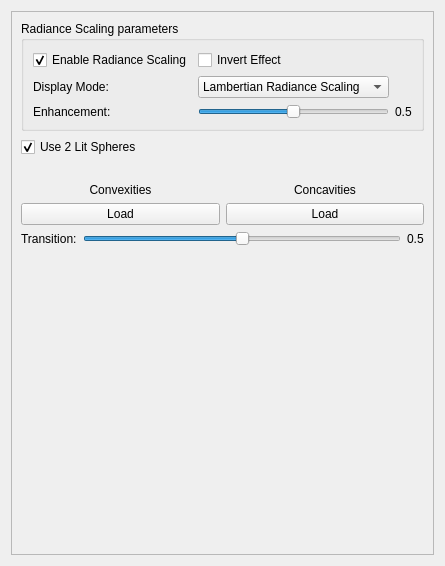
<ui version="4.0" >
 <class>ShaderDialogClass</class>
 <widget class="QWidget" name="ShaderDialogClass" >
  <property name="geometry" >
   <rect>
    <x>0</x>
    <y>0</y>
    <width>381</width>
    <height>566</height>
   </rect>
  </property>
  <property name="windowTitle" >
   <string>Form</string>
  </property>
  <layout class="QVBoxLayout" name="verticalLayout_2" >
   <item>
    <widget class="QFrame" name="frame" >
     <property name="frameShape" >
      <enum>QFrame::StyledPanel</enum>
     </property>
     <property name="frameShadow" >
      <enum>QFrame::Raised</enum>
     </property>
     <layout class="QVBoxLayout" name="verticalLayout" >
      <item>
       <widget class="QGroupBox" name="groupBox" >
        <property name="title" >
         <string>Radiance Scaling parameters</string>
        </property>
        <layout class="QVBoxLayout" name="verticalLayout_3" >
         <item>
          <layout class="QGridLayout" name="gridLayout" >
           <item row="2" column="1" >
            <widget class="QComboBox" name="displayBox" >
             <item>
              <property name="text" >
               <string>Lambertian Radiance Scaling</string>
              </property>
             </item>
             <item>
              <property name="text" >
               <string>Lit Sphere Radiance Scaling</string>
              </property>
             </item>
             <item>
              <property name="text" >
               <string>Colored Descriptor</string>
              </property>
             </item>
             <item>
              <property name="text" >
               <string>Grey Descriptor</string>
              </property>
             </item>
            </widget>
           </item>
           <item row="2" column="0" >
            <widget class="QLabel" name="label" >
             <property name="text" >
              <string>Display Mode:</string>
             </property>
            </widget>
           </item>
           <item row="0" column="0" >
            <widget class="QCheckBox" name="enableCheckBox" >
             <property name="layoutDirection" >
              <enum>Qt::LeftToRight</enum>
             </property>
             <property name="text" >
              <string>Enable Radiance Scaling</string>
             </property>
             <property name="checked" >
              <bool>true</bool>
             </property>
            </widget>
           </item>
           <item row="3" column="1" >
            <widget class="QSlider" name="enSlider" >
             <property name="maximum" >
              <number>100</number>
             </property>
             <property name="value" >
              <number>50</number>
             </property>
             <property name="orientation" >
              <enum>Qt::Horizontal</enum>
             </property>
            </widget>
           </item>
           <item row="3" column="2" >
            <widget class="QLabel" name="enLabel" >
             <property name="layoutDirection" >
              <enum>Qt::LeftToRight</enum>
             </property>
             <property name="text" >
              <string>0.5</string>
             </property>
             <property name="alignment" >
              <set>Qt::AlignLeading|Qt::AlignLeft|Qt::AlignVCenter</set>
             </property>
            </widget>
           </item>
           <item row="3" column="0" >
            <widget class="QLabel" name="label_2" >
             <property name="text" >
              <string>Enhancement:</string>
             </property>
            </widget>
           </item>
           <item row="0" column="2" >
            <spacer name="horizontalSpacer_2" >
             <property name="orientation" >
              <enum>Qt::Horizontal</enum>
             </property>
             <property name="sizeHint" stdset="0" >
              <size>
               <width>40</width>
               <height>20</height>
              </size>
             </property>
            </spacer>
           </item>
           <item row="0" column="1" >
            <widget class="QCheckBox" name="invertCheckBox" >
             <property name="text" >
              <string>Invert Effect</string>
             </property>
            </widget>
           </item>
          </layout>
         </item>
        </layout>
       </widget>
      </item>
      <item>
       <layout class="QGridLayout" name="gridLayout_3" >
        <item row="2" column="0" >
         <widget class="QLabel" name="litLabel1" >
          <property name="text" >
           <string>Convexities</string>
          </property>
          <property name="alignment" >
           <set>Qt::AlignHCenter|Qt::AlignTop</set>
          </property>
         </widget>
        </item>
        <item row="2" column="1" >
         <widget class="QLabel" name="litLabel2" >
          <property name="text" >
           <string>Concavities</string>
          </property>
          <property name="alignment" >
           <set>Qt::AlignHCenter|Qt::AlignTop</set>
          </property>
         </widget>
        </item>
        <item row="0" column="0" >
         <widget class="QCheckBox" name="litCheckBox" >
          <property name="layoutDirection" >
           <enum>Qt::LeftToRight</enum>
          </property>
          <property name="text" >
           <string>Use 2 Lit Spheres</string>
          </property>
          <property name="checked" >
           <bool>true</bool>
          </property>
         </widget>
        </item>
        <item row="3" column="0" >
         <widget class="QPushButton" name="loadButton1" >
          <property name="text" >
           <string>Load</string>
          </property>
         </widget>
        </item>
        <item row="3" column="1" >
         <widget class="QPushButton" name="loadButton2" >
          <property name="text" >
           <string>Load</string>
          </property>
         </widget>
        </item>
        <item row="1" column="0" >
         <widget class="QLabel" name="litIcon1" >
          <property name="text" >
           <string/>
          </property>
          <property name="alignment" >
           <set>Qt::AlignCenter</set>
          </property>
         </widget>
        </item>
        <item row="1" column="1" >
         <widget class="QLabel" name="litIcon2" >
          <property name="text" >
           <string/>
          </property>
          <property name="alignment" >
           <set>Qt::AlignCenter</set>
          </property>
         </widget>
        </item>
       </layout>
      </item>
      <item>
       <layout class="QHBoxLayout" name="horizontalLayout" >
        <item>
         <widget class="QLabel" name="transitionTitle" >
          <property name="text" >
           <string>Transition:</string>
          </property>
         </widget>
        </item>
        <item>
         <widget class="QSlider" name="transitionSlider" >
          <property name="maximum" >
           <number>100</number>
          </property>
          <property name="value" >
           <number>50</number>
          </property>
          <property name="orientation" >
           <enum>Qt::Horizontal</enum>
          </property>
         </widget>
        </item>
        <item>
         <widget class="QLabel" name="transitionLabel" >
          <property name="text" >
           <string>0.5</string>
          </property>
         </widget>
        </item>
       </layout>
      </item>
      <item>
       <spacer name="verticalSpacer" >
        <property name="orientation" >
         <enum>Qt::Vertical</enum>
        </property>
        <property name="sizeHint" stdset="0" >
         <size>
          <width>20</width>
          <height>40</height>
         </size>
        </property>
       </spacer>
      </item>
     </layout>
    </widget>
   </item>
  </layout>
 </widget>
 <resources/>
 <connections/>
</ui>
